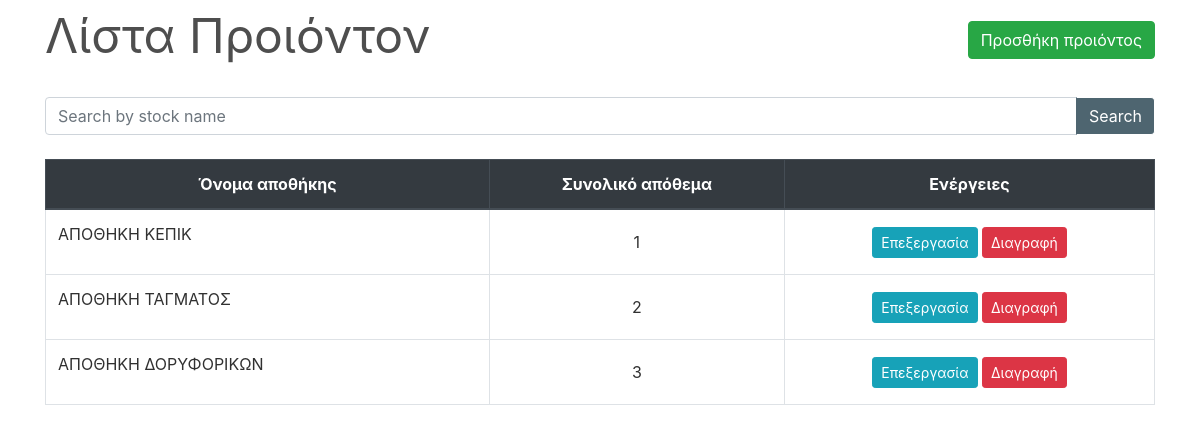
Page /ylika_app/apothikes on the committed database.
### ylika_app/models.py (models this page shows, shortened)
class Apothiki(models.Model):
    id = models.AutoField(primary_key=True)
    onoma = models.CharField(max_length=100, null=True)
    perigrafi = models.CharField(max_length=200, null=True)
    simioseis = models.CharField(max_length=200, null=True, blank = True)

### ylika_app/views.py (the view)
# urls.py: path("apothikes", views.ApothikesListView.as_view(), name="apothikes"),
class ApothikesListView(FilterView):
    model = Apothiki
    queryset = Apothiki.objects.all()
    template_name = 'ylika_app/apothikes/apothikes.html'
    paginate_by = 10

### ylika_app/templates/ylika_app/apothikes/apothikes.html (shortened to what this page needs)
{% extends "base.html" %}
{% load widget_tweaks %}
{% block content %}
    <div class="row" style="color: #4e4e4e; font-style: bold; font-size: 3rem; ">
        <div class="col-md-8">Λίστα Προιόντον</div>
        <div class="col-md-4">
            <div style="float:right;"> <a class="btn btn-success" href="/ylika_app/new">Προσθήκη προιόντος</a> </div>
        </div>
    </div>
    <div style="border-bottom: 1px solid white;"></div>
    <br>
    <table class="table table-css table-bordered table-hover">
        <form method="get">
            <div class="input-group search">
                {% render_field filter.form.onoma class="form-control textinput" placeholder="Search by stock name" %}
                <div class="input-group-append">
                   <button type="submit" class="btn btn-pink"> Search </button>
                </div>
            </div>
        </form>
        <br>
        <thead class="thead-dark align-middle">
            <tr>
                <th width="40%">Όνομα αποθήκης</th>
                <th>Συνολικό απόθεμα</th>
                <th>Ενέργειες</th>
            </tr>
        </thead>
{% if object_list %}
        <tbody>
            {% for proion in object_list %}
                <tr>
                    <td>
                        <p>{{ proion.onoma }}</p>
                    </td>
                    <td class="align-middle">{{ proion.id }}</td>
                    <td class="align-middle">
                        <a href="{% url 'edit-stock' proion.pk %}" class="btn btn-info btn-sm">Επεξεργασία</a>
                        <a href="{% url 'delete-stock' proion.pk %}" class="btn btn-danger btn-sm"> Διαγραφή </a>
                    </td>
                </tr>
            {% endfor %}
        </tbody>
    </table>
{% else %}
        <tbody></tbody>
    </table>
    <br><br><br><br><br><br><br><br>
    <div style="color: #575757; font-style: bold; font-size: 1.5rem; text-align: center;">The records are empty. Please try adding some.</div>
{% endif %}
{% endblock content %}

### ylika_app/static/css/main.css (style rules this page uses)
body, html { height: 100%; }
p { color: rgb(49, 49, 49); }
a { color: #55b159; }
.table-css { color: #313131; }
.align-middle { text-align: center; }
.textinput { background-color: #ffffff; color: black; }
.btn-pink { color: #fff; background-color: #4e6570; border-color: #fff; border-left-color: #4e6570; }

### rows in the picture
Apothiki: onoma "ΑΠΟΘΗΚΗ ΚΕΠΙΚ", id "1"
Apothiki: onoma "ΑΠΟΘΗΚΗ ΤΑΓΜΑΤΟΣ", id "2"
Apothiki: onoma "ΑΠΟΘΗΚΗ ΔΟΡΥΦΟΡΙΚΩΝ", id "3"
